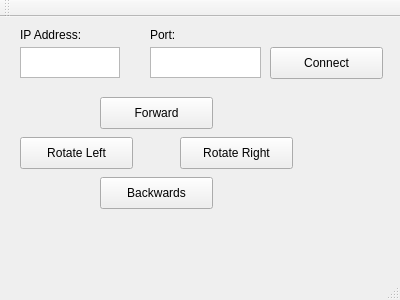
<?xml version="1.0" encoding="UTF-8"?>
<ui version="4.0">
 <class>MainWindow</class>
 <widget class="QMainWindow" name="MainWindow">
  <property name="geometry">
   <rect>
    <x>0</x>
    <y>0</y>
    <width>400</width>
    <height>300</height>
   </rect>
  </property>
  <property name="windowTitle">
   <string>MainWindow</string>
  </property>
  <widget class="QWidget" name="centralWidget">
   <widget class="QPushButton" name="moveForwardButton">
    <property name="geometry">
     <rect>
      <x>100</x>
      <y>80</y>
      <width>113</width>
      <height>32</height>
     </rect>
    </property>
    <property name="text">
     <string>Forward</string>
    </property>
   </widget>
   <widget class="QPushButton" name="moveRotateLeftButton">
    <property name="geometry">
     <rect>
      <x>20</x>
      <y>120</y>
      <width>113</width>
      <height>32</height>
     </rect>
    </property>
    <property name="text">
     <string>Rotate Left</string>
    </property>
   </widget>
   <widget class="QPushButton" name="moveRotateRightButton">
    <property name="geometry">
     <rect>
      <x>180</x>
      <y>120</y>
      <width>113</width>
      <height>32</height>
     </rect>
    </property>
    <property name="text">
     <string>Rotate Right</string>
    </property>
   </widget>
   <widget class="QPushButton" name="moveBackwardsButton">
    <property name="geometry">
     <rect>
      <x>100</x>
      <y>160</y>
      <width>113</width>
      <height>32</height>
     </rect>
    </property>
    <property name="text">
     <string>Backwards</string>
    </property>
   </widget>
   <widget class="QPushButton" name="connectButton">
    <property name="geometry">
     <rect>
      <x>270</x>
      <y>30</y>
      <width>113</width>
      <height>32</height>
     </rect>
    </property>
    <property name="text">
     <string>Connect</string>
    </property>
   </widget>
   <widget class="QPlainTextEdit" name="IPaddressTextbox">
    <property name="geometry">
     <rect>
      <x>20</x>
      <y>30</y>
      <width>100</width>
      <height>31</height>
     </rect>
    </property>
    <property name="sizePolicy">
     <sizepolicy hsizetype="Fixed" vsizetype="Fixed">
      <horstretch>0</horstretch>
      <verstretch>0</verstretch>
     </sizepolicy>
    </property>
    <property name="acceptDrops">
     <bool>true</bool>
    </property>
    <property name="inputMethodHints">
     <set>Qt::ImhNone</set>
    </property>
    <property name="verticalScrollBarPolicy">
     <enum>Qt::ScrollBarAlwaysOff</enum>
    </property>
    <property name="horizontalScrollBarPolicy">
     <enum>Qt::ScrollBarAlwaysOff</enum>
    </property>
    <property name="tabChangesFocus">
     <bool>true</bool>
    </property>
    <property name="lineWrapMode">
     <enum>QPlainTextEdit::WidgetWidth</enum>
    </property>
    <property name="maximumBlockCount">
     <number>1</number>
    </property>
   </widget>
   <widget class="QPlainTextEdit" name="portTextbox">
    <property name="geometry">
     <rect>
      <x>150</x>
      <y>30</y>
      <width>111</width>
      <height>31</height>
     </rect>
    </property>
    <property name="inputMethodHints">
     <set>Qt::ImhNone</set>
    </property>
    <property name="verticalScrollBarPolicy">
     <enum>Qt::ScrollBarAlwaysOff</enum>
    </property>
    <property name="horizontalScrollBarPolicy">
     <enum>Qt::ScrollBarAlwaysOff</enum>
    </property>
    <property name="tabChangesFocus">
     <bool>true</bool>
    </property>
    <property name="maximumBlockCount">
     <number>1</number>
    </property>
   </widget>
   <widget class="QLabel" name="label">
    <property name="geometry">
     <rect>
      <x>20</x>
      <y>10</y>
      <width>81</width>
      <height>16</height>
     </rect>
    </property>
    <property name="text">
     <string>IP Address:</string>
    </property>
   </widget>
   <widget class="QLabel" name="label_2">
    <property name="geometry">
     <rect>
      <x>150</x>
      <y>10</y>
      <width>58</width>
      <height>16</height>
     </rect>
    </property>
    <property name="text">
     <string>Port:</string>
    </property>
   </widget>
   <zorder>moveForwardButton</zorder>
   <zorder>moveRotateLeftButton</zorder>
   <zorder>moveRotateRightButton</zorder>
   <zorder>moveBackwardsButton</zorder>
   <zorder>IPaddressTextbox</zorder>
   <zorder>label</zorder>
   <zorder>label_2</zorder>
   <zorder>portTextbox</zorder>
   <zorder>connectButton</zorder>
  </widget>
  <widget class="QMenuBar" name="menuBar">
   <property name="geometry">
    <rect>
     <x>0</x>
     <y>0</y>
     <width>400</width>
     <height>22</height>
    </rect>
   </property>
  </widget>
  <widget class="QToolBar" name="mainToolBar">
   <attribute name="toolBarArea">
    <enum>TopToolBarArea</enum>
   </attribute>
   <attribute name="toolBarBreak">
    <bool>false</bool>
   </attribute>
  </widget>
  <widget class="QStatusBar" name="statusBar"/>
 </widget>
 <layoutdefault spacing="6" margin="11"/>
 <resources/>
 <connections/>
</ui>
